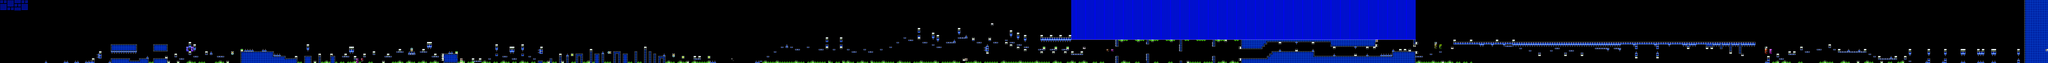

Tiled map render using the project's own tile images. Description and the map definition, with tile-layer contents summarised, below:
An orthogonal 868x27 tile map with 16x16 px tiles, 2 tile layers (SP, ...), 2 tilesets, 2 image layers.

<map version="1.10" tiledversion="1.11.2" orientation="orthogonal" renderorder="right-down" width="868" height="27" tilewidth="16" tileheight="16" infinite="0" nextlayerid="5" nextobjectid="1">
 <editorsettings>
  <chunksize width="16" height="27" />
  <export target="baseafterbase.csv" format="csv" />
 </editorsettings>
 <tileset firstgid="1" name="famidash" tilewidth="16" tileheight="16" tilecount="256" columns="16">
  <image source="../../../GRAPHICS/famidash.bmp" width="256" height="256" />
 </tileset>
 <tileset firstgid="257" name="sprites" tilewidth="16" tileheight="16" tilecount="256" columns="16">
  <image source="../../../GRAPHICS/sprites.png" width="256" height="256" />
 </tileset>
 <imagelayer id="3" name="Image Layer 1" parallaxx="0.9" parallaxy="0.9" repeatx="1" repeaty="1">
  <image source="../../../GRAPHICS/Old/parallax Blue.bmp" width="144" height="72" />
 </imagelayer>
 <imagelayer id="4" name="Image Layer 2" offsetx="0" offsety="432" repeatx="1">
  <image source="../../../GRAPHICS/ground.bmp" width="64" height="128" />
 </imagelayer>
 <layer id="1" width="868" height="27">
  <data>[23436 cells, 4599 non-empty, 41 distinct tile ids]</data>
 </layer>
 <layer id="2" name="SP" width="868" height="27">
  <data>[23436 cells, 229 non-empty, 44 distinct tile ids]</data>
 </layer>
</map>
